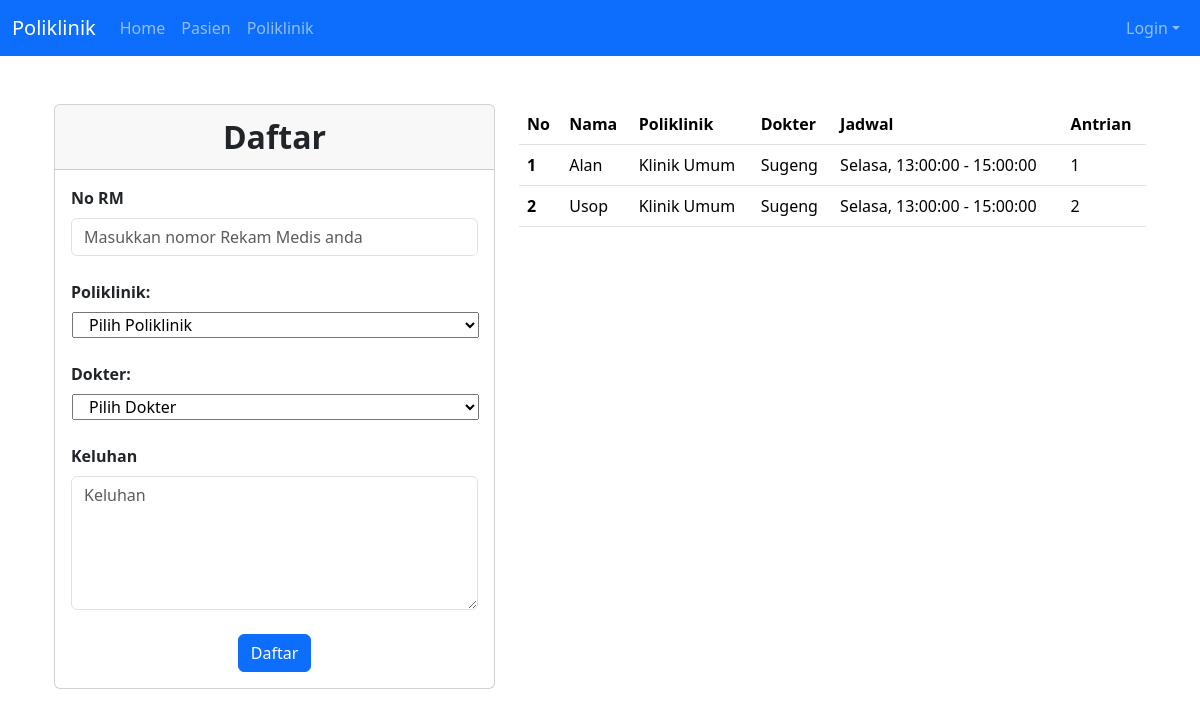
The page /index.php?page=poliklinik on the database as committed earlier.
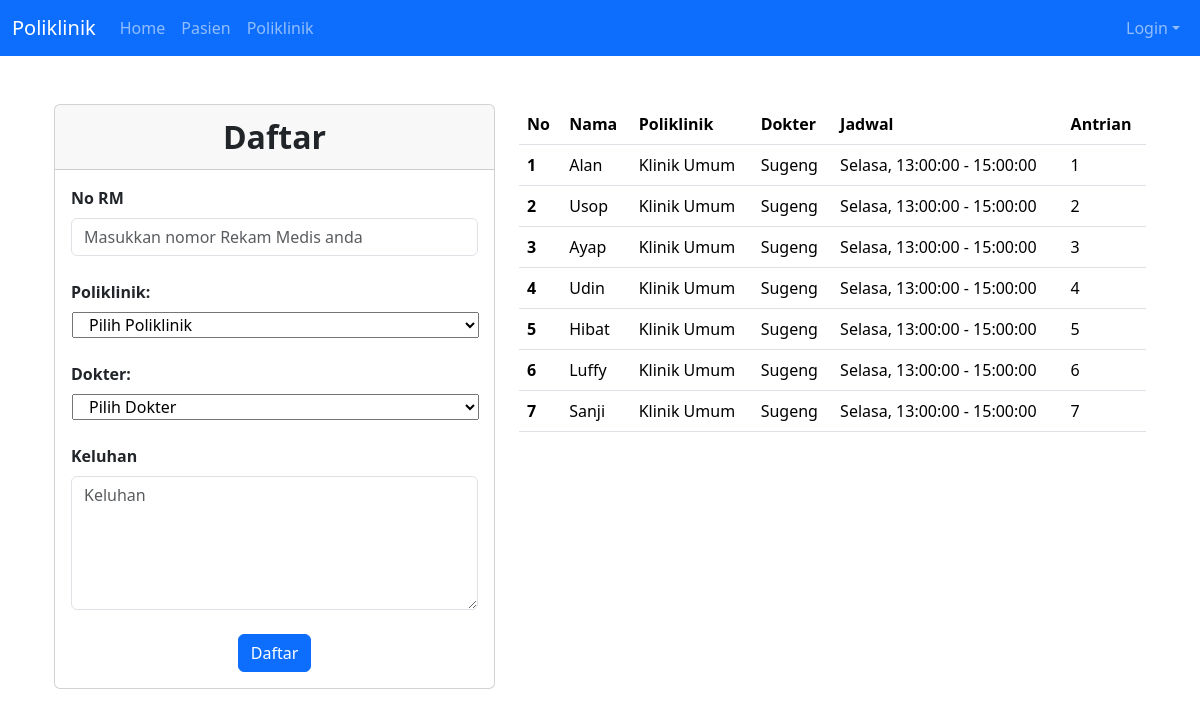
The same page on the database as committed later.
### tables this page shows
CREATE TABLE `pasien` (
  `id` int(11) NOT NULL,
  `nama` varchar(255) NOT NULL,
  `alamat` varchar(255) NOT NULL,
  `no_ktp` varchar(255) NOT NULL,
  `no_hp` varchar(50) NOT NULL,
  `no_rm` varchar(25) NOT NULL
);

CREATE TABLE `poli` (
  `id` int(11) NOT NULL,
  `nama_poli` varchar(25) NOT NULL,
  `keterangan` text NOT NULL
);

CREATE TABLE `dokter` (
  `id` int(11) NOT NULL,
  `nama` varchar(255) NOT NULL,
  `alamat` varchar(255) NOT NULL,
  `no_hp` varchar(50) NOT NULL,
  `id_poli` int(11) NOT NULL,
  `nip` varchar(225) NOT NULL,
  `password` varchar(225) NOT NULL
);

CREATE TABLE `jadwal_periksa` (
  `id` int(11) NOT NULL,
  `id_dokter` int(11) NOT NULL,
  `hari` enum('Senin','Selasa','Rabu','Kamis','Jumat','Sabtu') NOT NULL,
  `jam_mulai` time NOT NULL,
  `jam_selesai` time NOT NULL
);

CREATE TABLE `daftar_poli` (
  `id` int(11) NOT NULL,
  `id_pasien` int(11) NOT NULL,
  `id_jadwal` int(11) NOT NULL,
  `keluhan` text NOT NULL,
  `no_antrian` int(11) NOT NULL
);

### poliklinik.php (the view, shortened to what this page needs)
<div class="container mt-5" style="Margin-Bottom: 50px">
    <div class="row justify-content-center">
        <div class="col-md-5">
            <div class="card">
                <div class="card-header text-center" style="font-weight: bold; font-size: 32px;">Daftar</div>
                <div class="card-body">
                    <form method="POST" action="index.php?page=poliklinik">
                        <div class="form-group">
                            <label for="no_rm"  class="form-label fw-bold">No RM</label>
                            <input type="text" name="no_rm" class="form-control" required placeholder="Masukkan nomor Rekam Medis anda">
                        </div>
                        <div class="row">
                            <label for="id_poli" class="form-label fw-bold">Poliklinik:</label>
                            <div class="row ml-1" style="margin-left: 1px;">
                                <select name="id_poli" id="id_poli">
                                    <option>Pilih Poliklinik</option>
                                </select>
                            </div>
                        </div>
                        <div class="row">
                            <label for="id_poli" class="form-label fw-bold">Dokter:</label>
                            <div class="row ml-1" style="margin-left: 1px;">
                                <select name="id_jadwal" id="id_jadwal">
                                    <option>Pilih Dokter</option>
                                </select>
                            </div>
                        </div>
                        <div class="form-group">
                            <label for="keluhan"  class="form-label fw-bold">Keluhan</label>
                            <textarea name="keluhan" class="form-control" rows="5" required placeholder="Keluhan"></textarea>
                        </div>
                        <div class="text-center">
                            <button type="submit" class="btn btn-primary btn-block">Daftar</button>
                        </div>
                    </form>
                </div>
            </div>
        </div>
        <div class="col-md-7">
            <table class="table table-hover">
                <thead>
                    <tr>
                        <th scope="col">No</th>
                        <th scope="col">Nama</th>
                        <th scope="col">Poliklinik</th>
                        <th scope="col">Dokter</th>
                        <th scope="col">Jadwal</th>
                        <th scope="col">Antrian</th>
                    </tr>
                </thead>
                <tbody>
                    <?php
                    $result = mysqli_query($mysqli, "SELECT daftar_poli.*, pasien.nama AS nama_pasien, dokter.nama AS nama_dokter,
                                                     jadwal_periksa.hari AS hari, jadwal_periksa.jam_mulai AS mulai,
                                                     jadwal_periksa.jam_selesai AS selesai, poli.nama_poli AS nama_poli FROM pasien,
                                                     jadwal_periksa, dokter, poli INNER JOIN daftar_poli WHERE
                                                     pasien.id = daftar_poli.id_pasien && jadwal_periksa.id_dokter = dokter.id
                                                     && jadwal_periksa.id = daftar_poli.id_jadwal && poli.id = dokter.id_poli ORDER BY daftar_poli.no_antrian");
                    $no = 1;
                    while ($data = mysqli_fetch_array($result)) {
                    ?>
                        <tr>
                            <th scope="row"><?php echo $no++ ?></th>
                            <td><?php echo $data['nama_pasien'] ?></td>
                            <td><?php echo $data['nama_poli'] ?></td>
                            <td><?php echo $data['nama_dokter'] ?></td>
                            <td><?php echo $data['hari'] . ', '. $data['mulai'] . ' - ' . $data['selesai'] ?></td>
                            <td><?php echo $data['no_antrian'] ?></td>
                        </tr>
                    <?php
                    }
                    ?>
                </tbody>
            </table>
        </div>
    </div>
</div>

Rows that differ between the two databases and show on the page:
now on this page (row edited): pasien: nama "Ayap", poli.nama_poli "Klinik Umum", dokter.nama "Sugeng", jadwal_periksa.hari "Selasa", jadwal_periksa.jam_mulai "13:00:00", jadwal_periksa.jam_selesai "15:00:00", daftar_poli.no_antrian "3"
added pasien: nama "Udin", poli.nama_poli "Klinik Umum", dokter.nama "Sugeng", jadwal_periksa.hari "Selasa", jadwal_periksa.jam_mulai "13:00:00", jadwal_periksa.jam_selesai "15:00:00", daftar_poli.no_antrian "4"
added pasien: nama "Hibat", poli.nama_poli "Klinik Umum", dokter.nama "Sugeng", jadwal_periksa.hari "Selasa", jadwal_periksa.jam_mulai "13:00:00", jadwal_periksa.jam_selesai "15:00:00", daftar_poli.no_antrian "5"
added pasien: nama "Luffy", poli.nama_poli "Klinik Umum", dokter.nama "Sugeng", jadwal_periksa.hari "Selasa", jadwal_periksa.jam_mulai "13:00:00", jadwal_periksa.jam_selesai "15:00:00", daftar_poli.no_antrian "6"
added pasien: nama "Sanji", poli.nama_poli "Klinik Umum", dokter.nama "Sugeng", jadwal_periksa.hari "Selasa", jadwal_periksa.jam_mulai "13:00:00", jadwal_periksa.jam_selesai "15:00:00", daftar_poli.no_antrian "7"
